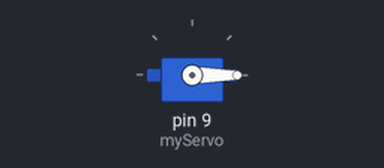
This sketch was run on a simulated Arduino Uno, built with avr-gcc and run on an emulated ATmega328P. Parts: servo.

Above: at 0.05 s.
At 1.05 s:
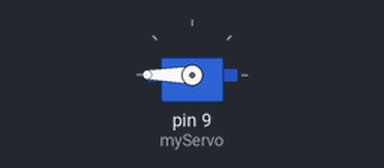
At 2.0 s:
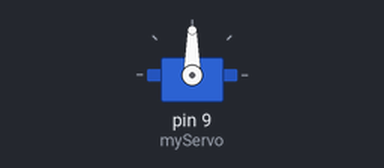
Timing chart, 0 to 4.6 s (numbered marks = the images above):
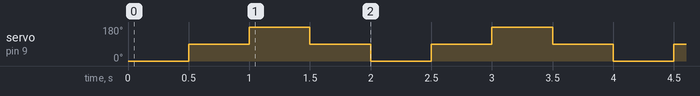

Measured:
- by itself, servo on pin 9 (myServo): repeats every 2.0 s: 180° 0.50 s, 90° 0.50 s, 0° 0.50 s, 90° 0.50 s

The sketch:

servo_basic.ino
```cpp
//Ejemplo simple de funconamiento de un servomotor

#include  <Servo.h>

Servo myServo;  //Creo un objeto servo

void setup() {
  myServo.attach(9);  //conecta el pin de contról del servo al pin 9 de Arduino

}

void loop() {
  myServo.write(0);  //mueve el servo a la posición de 0 grados
  delay(500);

  myServo.write(90);  //mueve el servo a la posición de 90 grados
  delay(500);

  myServo.write(180);  //mueve el servo a la posición de 180 grados
  delay(500);

  myServo.write(90);  //mueve el servo a la posición de 90 grados
  delay(500);

}
```
